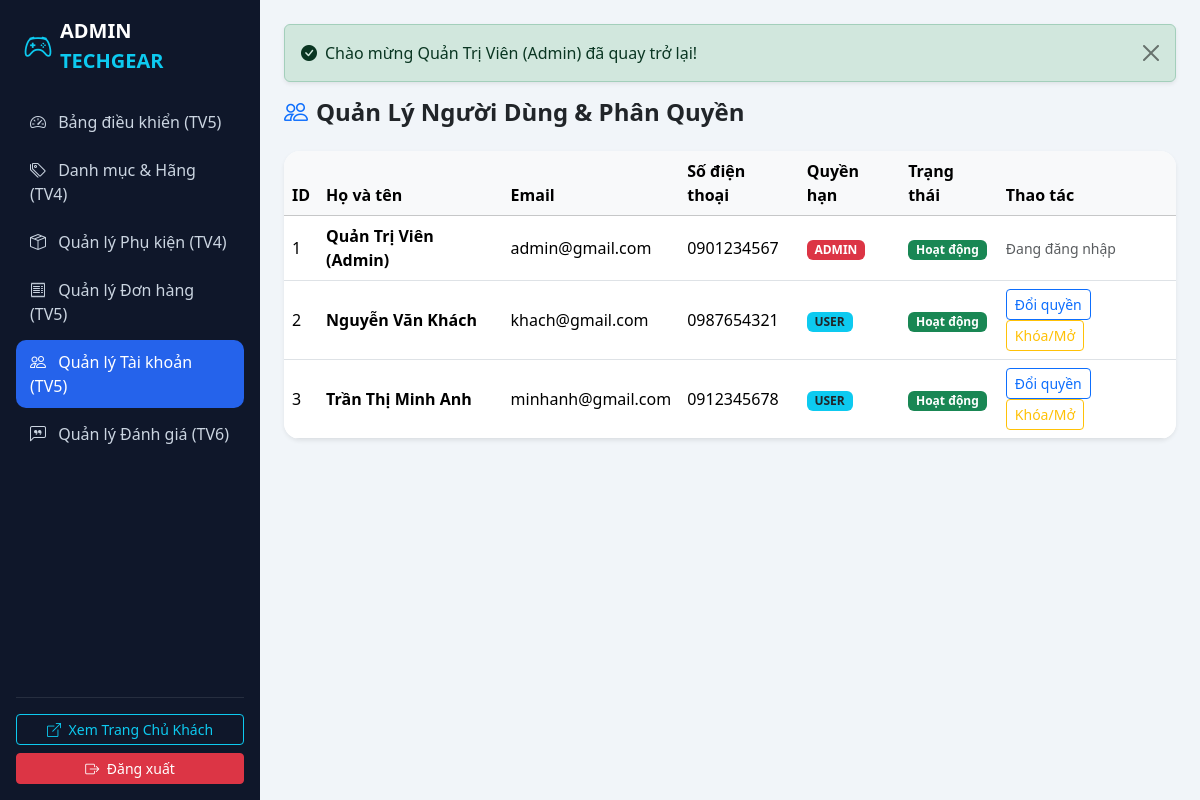
The page /admin/users.php (signed in) on the database its author committed.
### tables this page shows
CREATE TABLE `users` (
  `id` INT AUTO_INCREMENT PRIMARY KEY,
  `fullname` VARCHAR(100) NOT NULL,
  `email` VARCHAR(100) NOT NULL UNIQUE,
  `password` VARCHAR(255) NOT NULL,
  `phone` VARCHAR(20) DEFAULT NULL,
  `address` VARCHAR(255) DEFAULT NULL,
  `role` ENUM('user', 'admin') DEFAULT 'user',
  `status` TINYINT(1) DEFAULT 1 COMMENT '1: Hoạt động, 0: Khóa',
  `created_at` TIMESTAMP DEFAULT CURRENT_TIMESTAMP
);

### admin/users.php (the view, shortened to what this page needs)
<?php
require_once __DIR__ . '/../config/db.php';
$users = $pdo->query("SELECT * FROM users ORDER BY id ASC")->fetchAll();
require_once __DIR__ . '/includes/header.php';
?>
<h4 class="fw-bold mb-4"><i class="bi bi-people text-primary me-2"></i>Quản Lý Người Dùng & Phân Quyền</h4>
<div class="card border-0 shadow-sm rounded-4 overflow-hidden">
    <table class="table align-middle mb-0">
        <thead class="table-light">
            <tr>
                <th>ID</th>
                <th>Họ và tên</th>
                <th>Email</th>
                <th>Số điện thoại</th>
                <th>Quyền hạn</th>
                <th>Trạng thái</th>
                <th>Thao tác</th>
            </tr>
        </thead>
        <tbody>
            <?php foreach ($users as $u): ?>
                <tr>
                    <td><?= $u['id'] ?></td>
                    <td class="fw-bold"><?= htmlspecialchars($u['fullname']) ?></td>
                    <td><?= htmlspecialchars($u['email']) ?></td>
                    <td><?= htmlspecialchars($u['phone'] ?? '-') ?></td>
                    <td>
                        <span class="badge bg-<?= $u['role'] === 'admin' ? 'danger' : 'info text-dark' ?>">
                            <?= strtoupper($u['role']) ?>
                        </span>
                    </td>
                    <td>
                        <span class="badge bg-<?= $u['status'] ? 'success' : 'secondary' ?>">
                            <?= $u['status'] ? 'Hoạt động' : 'Đã khóa' ?>
                        </span>
                    </td>
                    <td>
                        <?php if ($u['id'] !== $_SESSION['user']['id']): ?>
                            <a href="users.php?toggle_role=<?= $u['id'] ?>" class="btn btn-sm btn-outline-primary">Đổi quyền</a>
                            <a href="users.php?toggle_status=<?= $u['id'] ?>" class="btn btn-sm btn-outline-warning">Khóa/Mở</a>
                        <?php else: ?>
                            <span class="text-muted small">Đang đăng nhập</span>
                        <?php endif; ?>
                    </td>
                </tr>
            <?php endforeach; ?>
        </tbody>
    </table>
</div>
<?php require_once __DIR__ . '/includes/footer.php'; ?>

### admin/includes/header.php (style rules this page uses)
body { background-color: #f1f5f9; font-family: 'Segoe UI', system-ui, sans-serif; }

### rows shown on the page
users: id "1", fullname "Quản Trị Viên (Admin)", email "admin@gmail.com", phone "0901234567", role "ADMIN", status "Hoạt động", shows "Đang đăng nhập"
users: id "2", fullname "Nguyễn Văn Khách", email "khach@gmail.com", phone "0987654321", role "USER", status "Hoạt động"
users: id "3", fullname "Trần Thị Minh Anh", email "minhanh@gmail.com", phone "0912345678", role "USER", status "Hoạt động"

### other values the page prints
$_SESSION['flash_success'] "Chào mừng Quản Trị Viên (Admin) đã quay trở lại!"
